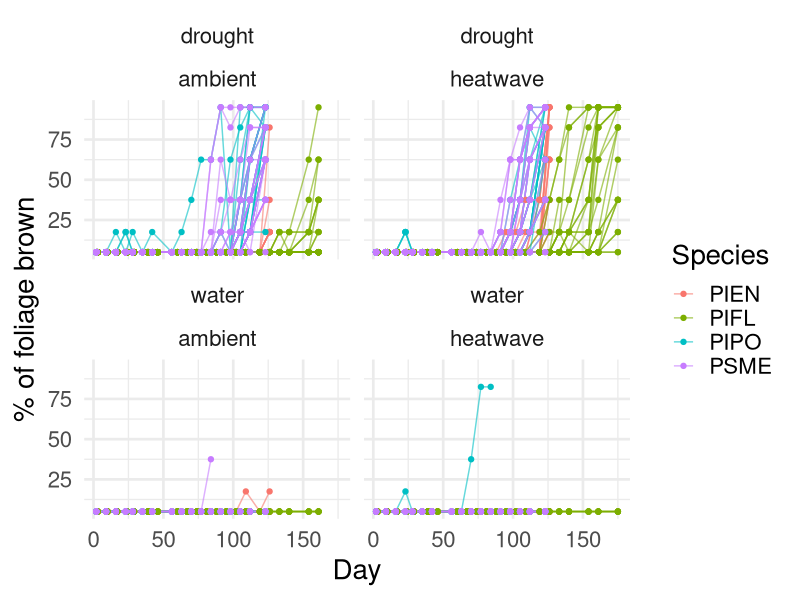

This chart was generated by the following R code: (Note: this script raises an error after producing the figure.)
library(tidyverse)
# install.packages('survival')
library(survival)

start_exp <- yday(as.POSIXct("2025-07-21"))
fl <- read_csv("data/Experiment/Processed/Fluorescence.csv") %>% 
  mutate(date = date(date))
con <- read_csv("data/Experiment/Processed/Conductance.csv") %>% 
  mutate(date = date(date))
brown <- read_csv("data/Experiment/Processed/Ocular_Color.csv") %>% 
  mutate(date = date(date))


# ummm what is going on here bruh
ggplot(brown, aes(x = day, y = brown))+
  geom_line(aes(group = TreeID, color = spp), alpha = 0.6)+
  geom_point(aes(color = spp))+
  # geom_smooth(aes(group = spp))+
  theme_minimal(base_size = 20)+
  facet_wrap(~water+temp)+
  labs(x = "Day", y = "% of foliage brown", color = "Species")

# Time of death from fl:

fl_death <- (filter(fl, Fv_Fm_dark < 0.1)) %>% 
  group_by(spp, TreeID) %>%
  summarise(tod = min(day))

st_closure <- (filter(con, con < 90)) %>% 
  group_by(spp, TreeID) %>%
  summarise(tod = min(day))
  
fl_con <- inner_join(fl_death, st_closure, join_by(TreeID, spp)) %>% 
  group_by(spp, TreeID) %>% 
  transmute(fl_d = tod.x, con_d = tod.y) %>% 
  mutate(diff = fl_d - con_d) %>% 
  mutate(status = case_when(diff < 0 ~ "Closure after death", 
                            diff == 0 ~ "Closure at death",
                            diff > 0 ~ "Closure before death"))

ggplot(fl_con, aes(x = fl_d, y = con_d))+
  geom_point()+
  geom_abline(slope = 1, intercept = 0)

ggplot(fl_con, aes(x = status))+
  geom_histogram(stat = "count")

ggplot(fl_con, aes(y = spp, x = diff))+
  geom_boxplot(fill = "lightpink")+
  theme_minimal(base_size = 20)+
  labs(y = "Species", x = "Day of loss of photosynthesis - day of stomatal closure")

ggplot(fl_con, aes(x = diff))+
  geom_density(aes(fill = spp), alpha = 0.3)+
  theme_minimal(base_size = 20)+
  labs(y = "Species", x = "Day of loss of photosynthesis - day of stomatal closure")

TukeyHSD(aov(diff ~ spp, fl_con))

ggplot(fl_con, aes(x = diff))+
  geom_density()





# let's create a T/F or 1/0 dataframe for each date and tree if 
# its dead based on certain criteria

dead_trees <- (filter(fl, Fv_Fm_dark < 0.1)) %>% 
  group_by(TreeID) %>%
  unique() %>% 
  mutate(life = 1) %>% 
  select(TreeID, spp, date, life, temp, water)

alive_trees <- (filter(fl, Fv_Fm_dark >= 0.1)) %>% 
  group_by(TreeID) %>%
  unique() %>% 
  mutate(life = 0) %>% 
  select(TreeID, spp, date, life, temp, water)

tree_fl <- rbind(dead_trees, alive_trees) %>% 
  mutate(time = yday(date)-202)

ggplot(tree_fl, aes(x = time, y = life))+
  geom_point()+
  geom_smooth(aes(fill = spp))

library(ggfortify)
# from Allie's code:
km <- with(tree_fl, Surv(time, life))
km_fit <- survfit(Surv(time, life) ~ spp + temp, data=filter(tree_fl, water == "drought"))
plot(km_fit)
autoplot(km_fit)+
  theme_minimal(base_size = 20)+
  labs(x = "Day", y = "% Survival")

km_fit1 <- survfit(Surv(time, life) ~ spp, data=filter(tree_fl, water == "water" & temp == "ambient"))
plot(km_fit1)
autoplot(km_fit1)+
  theme_minimal(base_size = 20)+
  labs(x = "Day", y = "% Survival")+
  ylim(c(0, 1))

km_hw <- survfit(Surv(time, life) ~ spp, data=filter(tree_fl, water == "drought" & temp == "heatwave"))
plot(km_hw)
autoplot(km_hw)+
  theme_minimal(base_size = 20)+
  labs(x = "Day", y = "% Survival")
